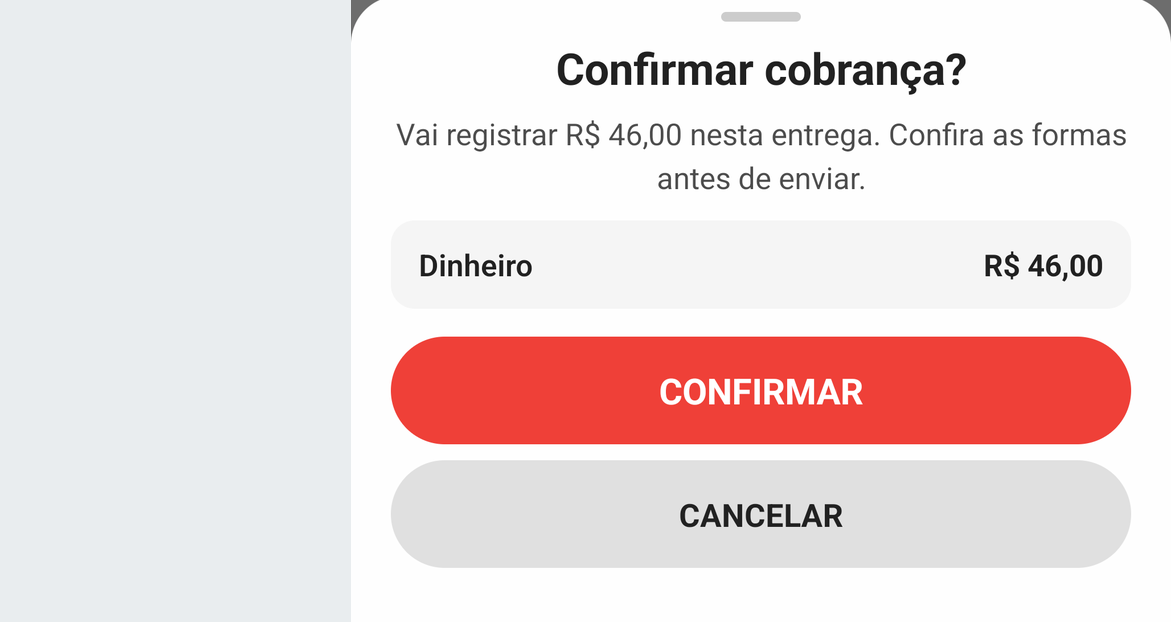
#> input picture manuais/app-entregador-cobranca/imagens-puras/07-confirmar-cobranca.png, 1171 x 622 px, given in place of 01-delivery-menu.png, which was not available
$ python annotate.py
#> lines starting #> are read from the running program, lines starting #| are printed output that depends on the picture; pictures that were not available may be replaced by others from this repository, and a replacement may not be noted
"""Anota os screenshots do manual BeeFood - Vinculo Marketplace (#79).

Le de imagens-puras/ e escreve em imagens-tratadas/.

As coordenadas dos marcadores sao dadas em fracoes 0..1 da imagem PURA (tela cheia,
1440x900 com device_scale_factor 1.5). O recorte e aplicado depois, e o script converte
as coordenadas sozinho - assim medir na captura original continua valendo mesmo quando o
recorte muda. Quase toda tela deste manual e um modal centralizado, entao o recorte
padrao pega so o modal.
"""
import math
import os

from PIL import Image, ImageDraw, ImageFont

SRC = "imagens-puras"
OUT = "imagens-tratadas"
os.makedirs(OUT, exist_ok=True)

GREEN = (22, 150, 78)
WHITE = (255, 255, 255)
FUNDO = (244, 244, 245)
A_LINE = 220
A_BADGE = 235
FONT_CANDIDATES = [
    r"C:\Windows\Fonts\arialbd.ttf",
    "/usr/share/fonts/truetype/croscore/Arimo-Bold.ttf",
    "/usr/share/fonts/truetype/dejavu/DejaVuSans-Bold.ttf",
]

# Recorte do modal do Vinculo Marketplace (tela cheia -> so o modal)
MODAL = (0.145, 0.072, 0.862, 0.945)
# Recorte do modal Selecionar Vinculo (ele e menor e fica por cima do outro)
SELECIONAR = (0.268, 0.101, 0.733, 0.899)


def font(sz):
    for caminho in FONT_CANDIDATES:
        if os.path.exists(caminho):
            return ImageFont.truetype(caminho, sz)
    raise RuntimeError("nenhuma fonte bold encontrada")


def draw_arrow(d, x0, y0, x1, y1, w):
    col = GREEN + (A_LINE,)
    d.line([(x0, y0), (x1, y1)], fill=col, width=w)
    ang = math.atan2(y1 - y0, x1 - x0)
    L = w * 3.6
    for s in (0.45, -0.45):
        d.line([(x1, y1),
                (x1 - L * math.cos(ang - s), y1 - L * math.sin(ang - s))],
               fill=col, width=w)


def badge(d, cx, cy, r, num, fnt):
    d.ellipse([cx - r - 2, cy - r - 2, cx + r + 2, cy + r + 2], fill=WHITE + (235,))
    d.ellipse([cx - r, cy - r, cx + r, cy + r], fill=GREEN + (A_BADGE,))
    t = str(num)
    bb = d.textbbox((0, 0), t, font=fnt)
    d.text((cx - (bb[2] - bb[0]) / 2 - bb[0], cy - (bb[3] - bb[1]) / 2 - bb[1]),
           t, fill=WHITE, font=fnt)


def preparar(name, recorte=None, escala=1.0):
#> called with name = '01-delivery-menu.png', recorte = (0.62, 0.058, 1, 0.34), escala = 1.5
    img = Image.open(os.path.join(SRC, name)).convert("RGB")
#> img is the input picture: PIL image 1171x622 RGB; mean R, G, B 237.9, 221.2, 220.9
    if recorte:
        W, H = img.size
#> W = 1171; H = 622
        x0, y0, x1, y1 = recorte
        img = img.crop((int(x0 * W), int(y0 * H), int(x1 * W), int(y1 * H)))
#> img: PIL image 445x175 RGB
    if escala != 1.0:
        img = img.resize((int(img.width * escala), int(img.height * escala)), Image.LANCZOS)
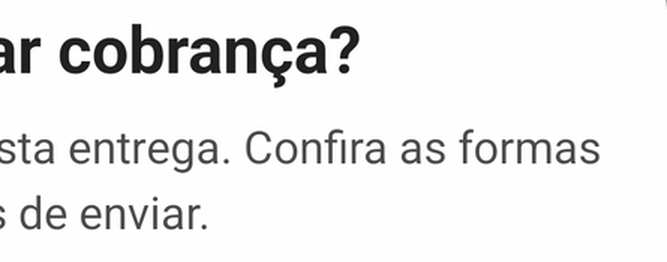
#> img: PIL image 667x262 RGB; min 0, max 255, mean 237.9
    return img


def converter(f, recorte):
    """Fracao da imagem cheia -> fracao da imagem recortada."""
    if not recorte:
        return f
    x0, y0, x1, y1 = recorte
    fx, fy = f
    return ((fx - x0) / (x1 - x0), (fy - y0) / (y1 - y0))


def annotate(name, markers, ring=None, recorte=None, escala=1.0):
    base = preparar(name, recorte, escala).convert("RGBA")
    W, H = base.size
#> W = 667; H = 262
    overlay = Image.new("RGBA", (W, H), (0, 0, 0, 0))
#> overlay: PIL image 667x262 RGBA; every value is 0
    d = ImageDraw.Draw(overlay)
    r = max(14, int(W * 0.0125))
#> r = 14
    fnt = font(int(r * 1.2))
    w = max(2, int(W * 0.0022))
#> w = 2
    for (fx, fy, fw, fh) in (ring or []):
        (cx, cy) = converter((fx, fy), recorte)
        (cx2, cy2) = converter((fx + fw, fy + fh), recorte)
        d.rectangle([cx * W, cy * H, cx2 * W, cy2 * H],
                    outline=GREEN + (A_LINE,), width=w)
    for (num, tx, ty, bx, by) in markers:
        (tx, ty) = converter((tx, ty), recorte)
        (bx, by) = converter((bx, by), recorte)
        TX, TY, BX, BY = tx * W, ty * H, bx * W, by * H
        ang = math.atan2(TY - BY, TX - BX)
        draw_arrow(d, BX + (r + 5) * math.cos(ang), BY + (r + 5) * math.sin(ang), TX, TY, w)
        badge(d, BX, BY, r, num, fnt)
    Image.alpha_composite(base, overlay).convert("RGB").save(os.path.join(OUT, name))
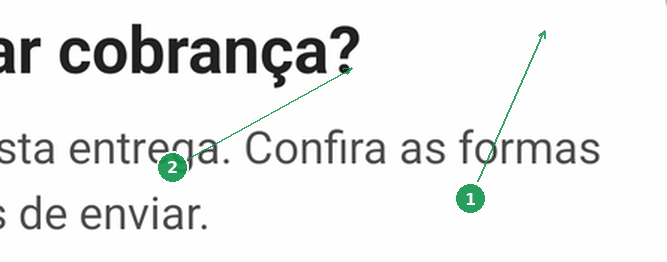
#> saved as 01-delivery-menu.png: PIL image 667x262 RGB; mean R, G, B 235.9, 237.1, 236.4
    print("OK", name, "->", (W, H))
#| OK 01-delivery-menu.png -> (667, 262)


# 1. Onde fica: menu ... do Delivery.
annotate(
    "01-delivery-menu.png",
    [
        (1, 0.930, 0.092, 0.888, 0.272),   # botao ...
        (2, 0.820, 0.132, 0.718, 0.238),   # item Vinculo Marketplace
    ],
    recorte=(0.62, 0.058, 1.00, 0.34),
    escala=1.5,
)

# 2. A tela: busca, filtro, contadores e as colunas que importam.
annotate(
    "02-listagem.png",
    [
        (1, 0.180, 0.196, 0.300, 0.130),   # campo de busca
        (2, 0.410, 0.196, 0.480, 0.130),   # filtro Todos/Vinculados/Pendentes
        (3, 0.790, 0.178, 0.700, 0.130),   # contadores
        (4, 0.628, 0.315, 0.730, 0.435),   # coluna Vinculo (Sem vinculo)
        (5, 0.787, 0.315, 0.845, 0.435),   # coluna Setor
    ],
    recorte=(0.145, 0.072, 0.862, 0.508),
    escala=1.25,
)
#> call 2 of annotate, with name = '02-listagem.png', recorte = (0.145, 0.072, 0.862, 0.508), escala = 1.25
#> call 2 of preparar, with name = '02-listagem.png', recorte = (0.145, 0.072, 0.862, 0.508), escala = 1.25
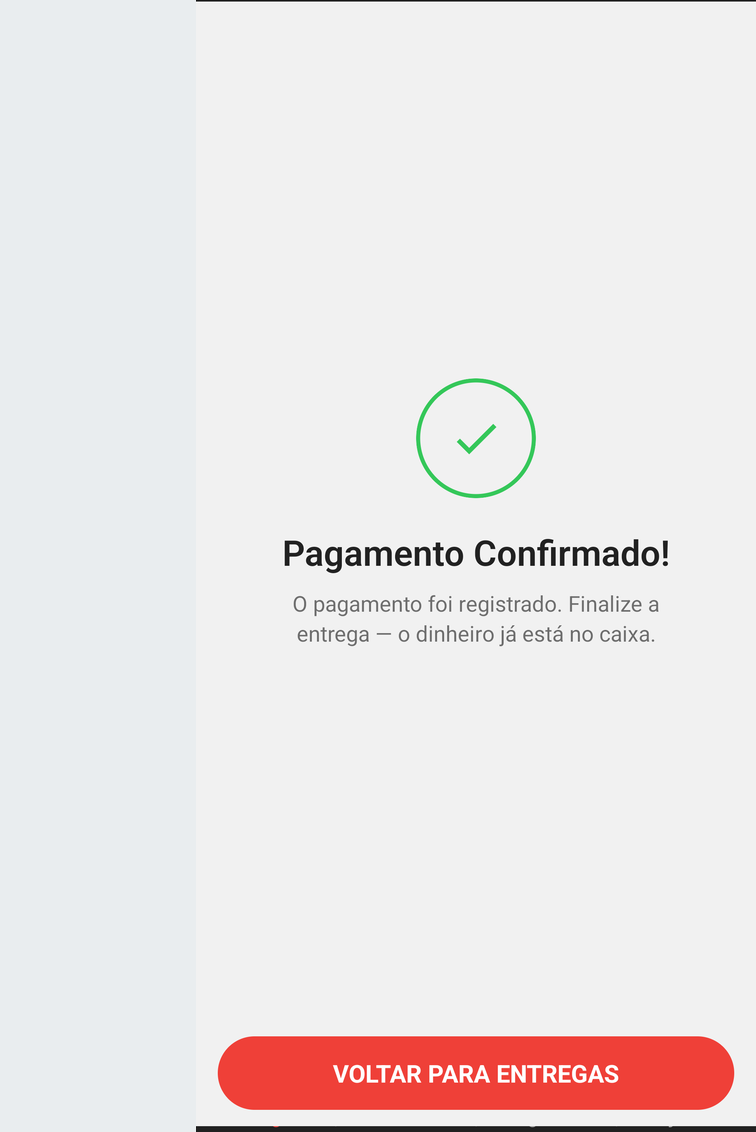
#> input picture manuais/app-entregador-cobranca/imagens-puras/17-pagamento-sem-baixa.png, 756 x 1132 px, given in place of 02-listagem.png, which was not available
#> in preparar, img is the input picture: PIL image 756x1132 RGB; mean R, G, B 236.1, 230.4, 230.3
#> in preparar (call 2), `img = img.crop((int(x0 * W), int(y0 * H), int(x1 * W), int(y1 * H)))`:
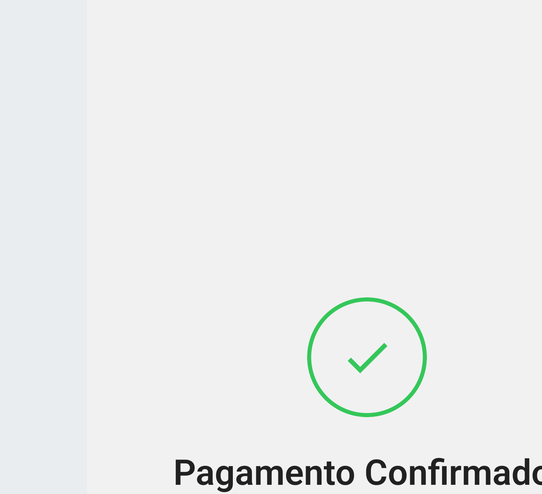
#> img: PIL image 542x494 RGB; mean R, G, B 235.6, 237.2, 236.8
#> in annotate (call 2), `overlay = Image.new("RGBA", (W, H), (0, 0, 0, 0))`: overlay: PIL image 677x617 RGBA; every value is 0
#> the loop in annotate (call 2), `for (num, tx, ty, bx, by) in markers:` made 5 passes
#> in annotate (call 2), `Image.alpha_composite(base, overlay).convert("RGB").save(os.path.join(..`:
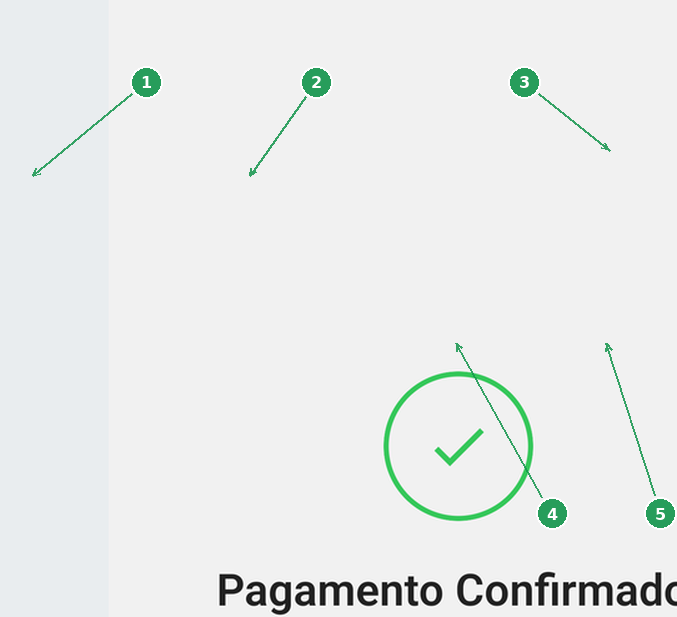
#> saved as 02-listagem.png: PIL image 677x617 RGB; mean R, G, B 233.6, 236.4, 235.3
#| OK 02-listagem.png -> (677, 617)

# 3. Achar o item e marcar.
annotate(
    "03-selecionar-item.png",
    [
        (1, 0.183, 0.315, 0.300, 0.400),   # caixa de selecao da linha
        (2, 0.318, 0.882, 0.300, 0.790),   # 1 item selecionado
        (3, 0.573, 0.882, 0.600, 0.790),   # botao Vincular
    ],
    recorte=MODAL,
)
#> call 3 of annotate, with name = '03-selecionar-item.png', recorte = (0.145, 0.072, 0.862, 0.945), escala = 1
#> call 3 of preparar, with name = '03-selecionar-item.png', recorte = (0.145, 0.072, 0.862, 0.945), escala = 1
#> in preparar (call 3), `img = img.crop((int(x0 * W), int(y0 * H), int(x1 * W), int(y1 * H)))`:
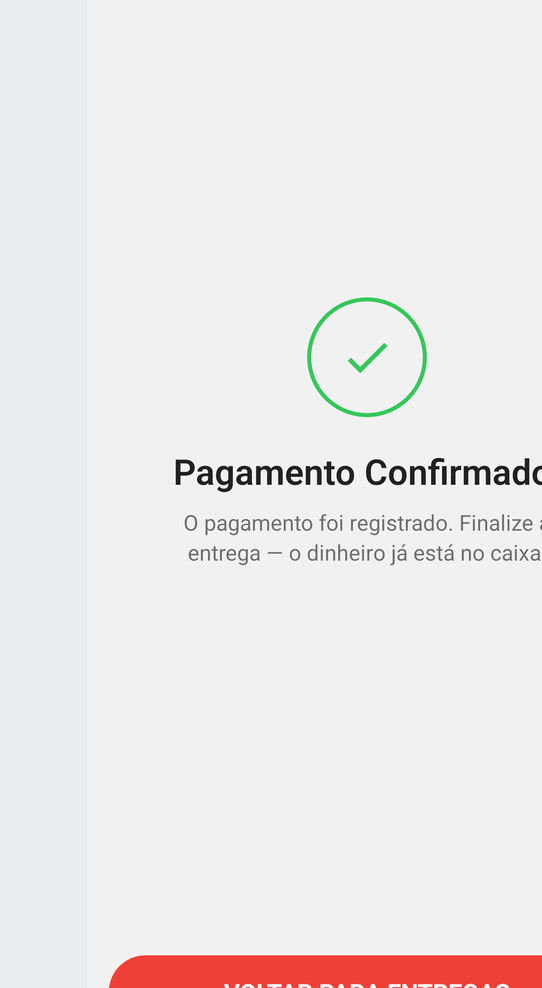
#> img: PIL image 542x988 RGB; mean R, G, B 236.9, 233.7, 233.4
#> in annotate (call 3), `overlay = Image.new("RGBA", (W, H), (0, 0, 0, 0))`: overlay: PIL image 542x988 RGBA; every value is 0
#> the loop in annotate (call 3), `for (num, tx, ty, bx, by) in markers:` made 3 passes
#> in annotate (call 3), `Image.alpha_composite(base, overlay).convert("RGB").save(os.path.join(..`:
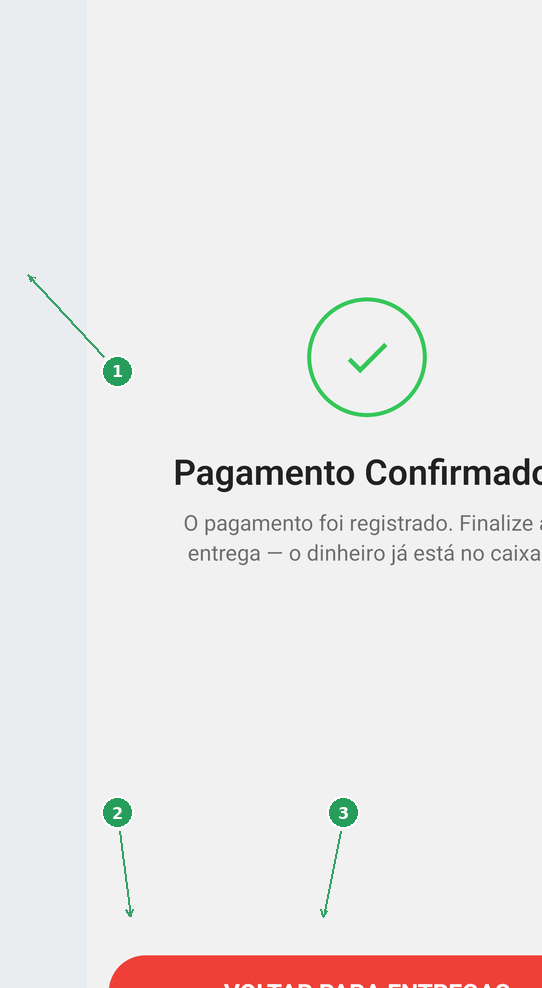
#> saved as 03-selecionar-item.png: PIL image 542x988 RGB; mean R, G, B 236, 233.3, 232.8
#| OK 03-selecionar-item.png -> (542, 988)

# 4. Modal Selecionar Vinculo.
annotate(
    "04-selecionar-vinculo.png",
    [
        (1, 0.410, 0.167, 0.640, 0.150),   # Vincular: <item do marketplace>
        (2, 0.350, 0.258, 0.400, 0.330),   # busca do cardapio
        (3, 0.400, 0.425, 0.620, 0.425),   # produto escolhido
        (4, 0.618, 0.858, 0.500, 0.800),   # Confirmar Vinculo
    ],
    recorte=SELECIONAR,
    escala=1.6,
)
#> (the run stopped early here; a loop or call above may not have finished)
